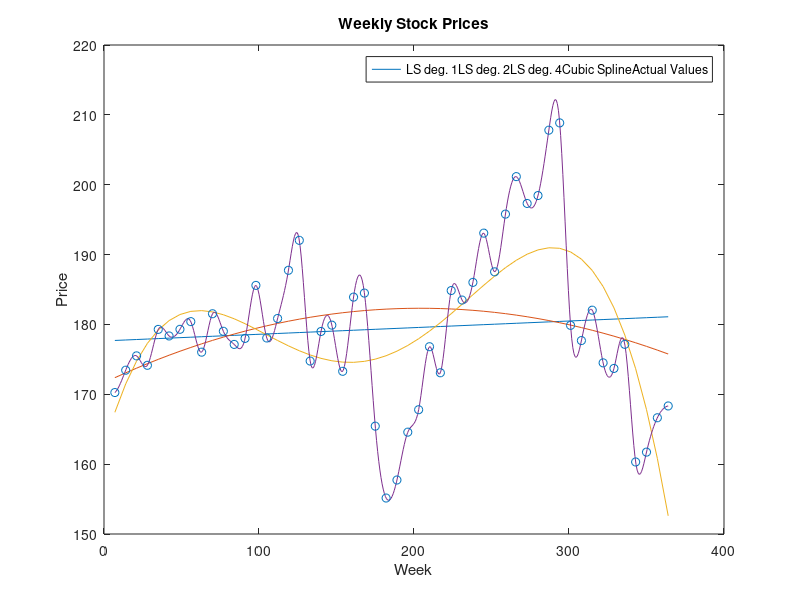

This chart was generated by the following MATLAB code:
% clear
clear all;
close all;
clc;

% read the csv file
weeklyDataset = csvread('StockPrices.csv',2,0);       % week | price

% Parameters
degrees = [1 2 4];

% Reading Data into x and y vector
xWeekly = weeklyDataset(:,1);
yWeekly = weeklyDataset(:,2);

% 3a Least Squares of weekly dataset
% Coeffictients
leastSquares1Weekly= polyfit(xWeekly,yWeekly,degrees(1));
leastSquares2Weekly= polyfit(xWeekly,yWeekly,degrees(2));
leastSquares4Weekly= polyfit(xWeekly,yWeekly,degrees(3));

yLeastSquares1Weekly = polyval(leastSquares1Weekly, xWeekly);
yLeastSquares2Weekly = polyval(leastSquares2Weekly, xWeekly);
yLeastSquares4Weekly = polyval(leastSquares4Weekly, xWeekly);

% 3b cubic spline of weekly dataset
splineWeekly = spline(xWeekly,yWeekly);
nodes = linspace(1,xWeekly(end),500);
ySplineWeekly = ppval(splineWeekly, nodes);

% plotting
plot(xWeekly*7, yLeastSquares1Weekly);
hold on;
plot(xWeekly*7, yLeastSquares2Weekly);
plot(xWeekly*7, yLeastSquares4Weekly);
plot(nodes*7, ySplineWeekly);
scatter(xWeekly*7, yWeekly);
title("Weekly Stock Prices");
xlabel("Week");
ylabel("Price");
legend(["LS deg. 1", "LS deg. 2", "LS deg. 4", "Cubic Spline", "Actual Values"], "Location", "best");
savefig("stock_prices_weekly.fig");
hold off;
close;

% Maximum residual
max_er1=max((yLeastSquares1Weekly-yWeekly).^2);
max_er2=max((yLeastSquares2Weekly-yWeekly).^2);
max_er4=max((yLeastSquares4Weekly-yWeekly).^2);

fprintf("Maximum square residual (weekly):\n")
fprintf("   Degree 1: %.2f\n",max_er1)
fprintf("   Degree 2: %.2f\n",max_er2)
fprintf("   Degree 4: %.2f\n\n",max_er4)

% Sum of the square
er1=sum((yLeastSquares1Weekly-yWeekly).^2);
er2=sum((yLeastSquares2Weekly-yWeekly).^2);
er4=sum((yLeastSquares4Weekly-yWeekly).^2);

fprintf("Sum of the square of the residual (weekly):\n")
fprintf("   Degree 1: %.2f\n",er1)
fprintf("   Degree 2: %.2f\n",er2)
fprintf("   Degree 4: %.2f\n",er4)
% Higher order better